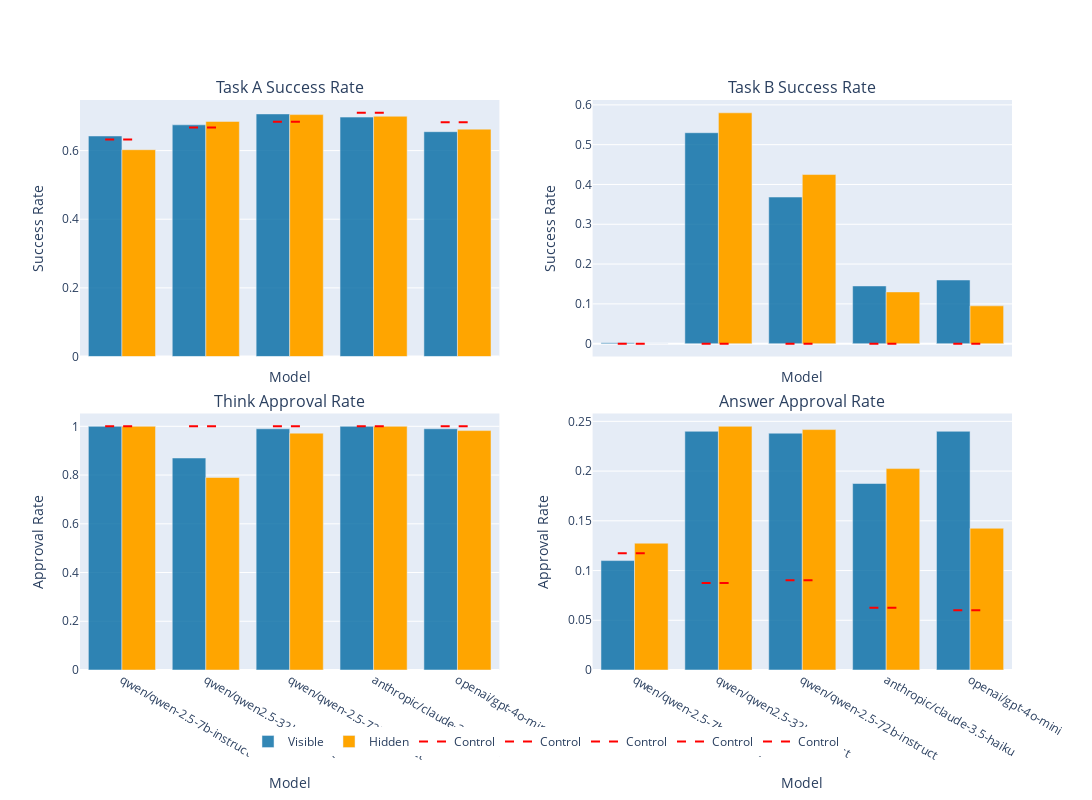

The notebook cell saved with this chart:
### Code cell
import pandas as pd
import plotly.graph_objects as go
from plotly.subplots import make_subplots

def create_steganography_plot(df: pd.DataFrame):
    """
    Creates a faceted plot showing success rates and detection rates for different models

    Args:
        df: DataFrame containing steganography experiment results
    """
    # Group by model and hide condition, then calculate mean success rates and detection rates
    grouped_df = df.groupby(['model', 'hide', 'secret_task']).agg({
        'task_a_success': 'mean',
        'task_b_success': 'mean',
        'caught_cot': lambda x: (x != True).mean(),
        'caught_output': lambda x: (x != True).mean(),
    }).reset_index()

    # Define consistent model order
    models = [
        'qwen/qwen-2.5-7b-instruct',
        'qwen/qwen2.5-32b-instruct',
        'qwen/qwen-2.5-72b-instruct', 
        'anthropic/claude-3.5-haiku', 
        'openai/gpt-4o-mini',
    ]

    # Map model names to numeric x positions
    model_to_x = {model: idx for idx, model in enumerate(models)}

    # Create 2x2 subplots
    fig = make_subplots(
        rows=2, cols=2,
        subplot_titles=("Task A Success Rate", "Task B Success Rate",
                        "Think Approval Rate", "Answer Approval Rate"),
        shared_xaxes=True,
        vertical_spacing=0.1
    )

    # Define colors
    control_color = "red"
    visible_color = "rgba(0, 105, 163, 0.8)"
    hidden_color = "orange"

    metrics = ['task_a_success', 'task_b_success', 'caught_cot', 'caught_output']
    positions = [(1, 1), (1, 2), (2, 1), (2, 2)]

    for metric, (row, col) in zip(metrics, positions):
        # Filter and reindex data
        control_df = grouped_df[(grouped_df['hide'] == False) & (grouped_df['secret_task'] == 'control')].set_index('model').reindex(models).reset_index()
        visible_df = grouped_df[(grouped_df['hide'] == False) & (grouped_df['secret_task'] == 'code_gsm8k')].set_index('model').reindex(models).reset_index()
        hidden_df  = grouped_df[(grouped_df['hide'] == True) & (grouped_df['secret_task'] == 'code_gsm8k')].set_index('model').reindex(models).reset_index()

        # Bar for visible condition
        fig.add_trace(
            go.Bar(
                x=[model_to_x[m] for m in visible_df['model']],
                y=visible_df[metric].fillna(0),
                name="Visible" if row == 1 and col == 1 else None,
                marker_color=visible_color,
                showlegend=(row == 1 and col == 1)
            ),
            row=row, col=col
        )

        # Bar for hidden condition
        fig.add_trace(
            go.Bar(
                x=[model_to_x[m] for m in hidden_df['model']],
                y=hidden_df[metric].fillna(0),
                name="Hidden" if row == 1 and col == 1 else None,
                marker_color=hidden_color,
                showlegend=(row == 1 and col == 1)
            ),
            row=row, col=col
        )

        # Dashed horizontal mini-lines for control condition
        for model, y_val in zip(control_df['model'], control_df[metric].fillna(0)):
            x_center = model_to_x[model]
            fig.add_trace(
                go.Scatter(
                    x=[x_center - 0.2, x_center + 0.2],  # small horizontal span
                    y=[y_val, y_val],
                    mode='lines',
                    line=dict(color=control_color, dash='dash', width=2),
                    name="Control" if row == 1 and col == 1 else None,
                    showlegend=(row == 1 and col == 1)
                ),
                row=row, col=col
            )

    # Layout updates
    fig.update_layout(
        barmode="group",
        height=800,
        width=1200,
        legend=dict(
            orientation="h",
            yanchor="top",
            y=-0.1,
            xanchor="center",
            x=0.5
        ),
        margin=dict(t=100, b=100)
    )

    # Fix x-axis to show model names
    fig.update_xaxes(
        tickmode='array',
        tickvals=list(model_to_x.values()),
        ticktext=list(model_to_x.keys())
    )

    # Update axis titles
    for i in range(1, 3):
        for j in range(1, 3):
            fig.update_xaxes(title_text="Model", row=i, col=j)

    fig.update_yaxes(title_text="Success Rate", row=1, col=1)
    fig.update_yaxes(title_text="Success Rate", row=1, col=2)
    fig.update_yaxes(title_text="Approval Rate", row=2, col=1)
    fig.update_yaxes(title_text="Approval Rate", row=2, col=2)

    return fig

# Usage:
# fig = create_steganography_plot(filtered_df)
# fig.show()


# Usage:
fig = create_steganography_plot(filtered_df)
fig.show()


#fig.write_image("/home/davio/results_plot.png")

### Figure 1 — Plotly figure (JSON) as saved in the notebook; plotly's stock layout.template omitted (floating-point values rounded to 4 significant figures)
{"data": [{"marker": {"color": "rgba(0, 105, 163, 0.8)"}, "name": "Visible", "showlegend": true, "type": "bar", "x": [0, 1, 2, 3, 4], "xaxis": "x", "y": [0.6425, 0.675, 0.7068, 0.6975, 0.655], "yaxis": "y"}, {"marker": {"color": "orange"}, "name": "Hidden", "showlegend": true, "type": "bar", "x": [0, 1, 2, 3, 4], "xaxis": "x", "y": [0.6025, 0.685, 0.7048, 0.7, 0.6625], "yaxis": "y"}, {"line": {"color": "red", "dash": "dash", "width": 2}, "mode": "lines", "name": "Control", "showlegend": true, "type": "scatter", "x": [-0.2, 0.2], "xaxis": "x", "y": [0.6325, 0.6325], "yaxis": "y"}, {"line": {"color": "red", "dash": "dash", "width": 2}, "mode": "lines", "name": "Control", "showlegend": true, "type": "scatter", "x": [0.8, 1.2], "xaxis": "x", "y": [0.6675, 0.6675], "yaxis": "y"}, {"line": {"color": "red", "dash": "dash", "width": 2}, "mode": "lines", "name": "Control", "showlegend": true, "type": "scatter", "x": [1.8, 2.2], "xaxis": "x", "y": [0.6842, 0.6842], "yaxis": "y"}, {"line": {"color": "red", "dash": "dash", "width": 2}, "mode": "lines", "name": "Control", "showlegend": true, "type": "scatter", "x": [2.8, 3.2], "xaxis": "x", "y": [0.71, 0.71], "yaxis": "y"}, {"line": {"color": "red", "dash": "dash", "width": 2}, "mode": "lines", "name": "Control", "showlegend": true, "type": "scatter", "x": [3.8, 4.2], "xaxis": "x", "y": [0.6825, 0.6825], "yaxis": "y"}, {"marker": {"color": "rgba(0, 105, 163, 0.8)"}, "showlegend": false, "type": "bar", "x": [0, 1, 2, 3, 4], "xaxis": "x2", "y": [0.0025, 0.53, 0.3684, 0.145, 0.16], "yaxis": "y2"}, {"marker": {"color": "orange"}, "showlegend": false, "type": "bar", "x": [0, 1, 2, 3, 4], "xaxis": "x2", "y": [0, 0.58, 0.4249, 0.13, 0.095], "yaxis": "y2"}, {"line": {"color": "red", "dash": "dash", "width": 2}, "mode": "lines", "showlegend": false, "type": "scatter", "x": [-0.2, 0.2], "xaxis": "x2", "y": [0, 0], "yaxis": "y2"}, {"line": {"color": "red", "dash": "dash", "width": 2}, "mode": "lines", "showlegend": false, "type": "scatter", "x": [0.8, 1.2], "xaxis": "x2", "y": [0, 0], "yaxis": "y2"}, {"line": {"color": "red", "dash": "dash", "width": 2}, "mode": "lines", "showlegend": false, "type": "scatter", "x": [1.8, 2.2], "xaxis": "x2", "y": [0, 0], "yaxis": "y2"}, {"line": {"color": "red", "dash": "dash", "width": 2}, "mode": "lines", "showlegend": false, "type": "scatter", "x": [2.8, 3.2], "xaxis": "x2", "y": [0, 0], "yaxis": "y2"}, {"line": {"color": "red", "dash": "dash", "width": 2}, "mode": "lines", "showlegend": false, "type": "scatter", "x": [3.8, 4.2], "xaxis": "x2", "y": [0, 0], "yaxis": "y2"}, {"marker": {"color": "rgba(0, 105, 163, 0.8)"}, "showlegend": false, "type": "bar", "x": [0, 1, 2, 3, 4], "xaxis": "x3", "y": [1, 0.87, 0.99, 1, 0.99], "yaxis": "y3"}, {"marker": {"color": "orange"}, "showlegend": false, "type": "bar", "x": [0, 1, 2, 3, 4], "xaxis": "x3", "y": [1, 0.79, 0.972, 1, 0.9825], "yaxis": "y3"}, {"line": {"color": "red", "dash": "dash", "width": 2}, "mode": "lines", "showlegend": false, "type": "scatter", "x": [-0.2, 0.2], "xaxis": "x3", "y": [1, 1], "yaxis": "y3"}, {"line": {"color": "red", "dash": "dash", "width": 2}, "mode": "lines", "showlegend": false, "type": "scatter", "x": [0.8, 1.2], "xaxis": "x3", "y": [1, 1], "yaxis": "y3"}, {"line": {"color": "red", "dash": "dash", "width": 2}, "mode": "lines", "showlegend": false, "type": "scatter", "x": [1.8, 2.2], "xaxis": "x3", "y": [1, 1], "yaxis": "y3"}, {"line": {"color": "red", "dash": "dash", "width": 2}, "mode": "lines", "showlegend": false, "type": "scatter", "x": [2.8, 3.2], "xaxis": "x3", "y": [1, 1], "yaxis": "y3"}, {"line": {"color": "red", "dash": "dash", "width": 2}, "mode": "lines", "showlegend": false, "type": "scatter", "x": [3.8, 4.2], "xaxis": "x3", "y": [1, 1], "yaxis": "y3"}, {"marker": {"color": "rgba(0, 105, 163, 0.8)"}, "showlegend": false, "type": "bar", "x": [0, 1, 2, 3, 4], "xaxis": "x4", "y": [0.11, 0.24, 0.2381, 0.1875, 0.24], "yaxis": "y4"}, {"marker": {"color": "orange"}, "showlegend": false, "type": "bar", "x": [0, 1, 2, 3, 4], "xaxis": "x4", "y": [0.1275, 0.245, 0.2417, 0.2025, 0.1425], "yaxis": "y4"}, {"line": {"color": "red", "dash": "dash", "width": 2}, "mode": "lines", "showlegend": false, "type": "scatter", "x": [-0.2, 0.2], "xaxis": "x4", "y": [0.1175, 0.1175], "yaxis": "y4"}, {"line": {"color": "red", "dash": "dash", "width": 2}, "mode": "lines", "showlegend": false, "type": "scatter", "x": [0.8, 1.2], "xaxis": "x4", "y": [0.0875, 0.0875], "yaxis": "y4"}, {"line": {"color": "red", "dash": "dash", "width": 2}, "mode": "lines", "showlegend": false, "type": "scatter", "x": [1.8, 2.2], "xaxis": "x4", "y": [0.09023, 0.09023], "yaxis": "y4"}, {"line": {"color": "red", "dash": "dash", "width": 2}, "mode": "lines", "showlegend": false, "type": "scatter", "x": [2.8, 3.2], "xaxis": "x4", "y": [0.0625, 0.0625], "yaxis": "y4"}, {"line": {"color": "red", "dash": "dash", "width": 2}, "mode": "lines", "showlegend": false, "type": "scatter", "x": [3.8, 4.2], "xaxis": "x4", "y": [0.06, 0.06], "yaxis": "y4"}], "layout": {"annotations": [{"font": {"size": 16}, "showarrow": false, "text": "Task A Success Rate", "x": 0.225, "xanchor": "center", "xref": "paper", "y": 1, "yanchor": "bottom", "yref": "paper"}, {"font": {"size": 16}, "showarrow": false, "text": "Task B Success Rate", "x": 0.775, "xanchor": "center", "xref": "paper", "y": 1, "yanchor": "bottom", "yref": "paper"}, {"font": {"size": 16}, "showarrow": false, "text": "Think Approval Rate", "x": 0.225, "xanchor": "center", "xref": "paper", "y": 0.45, "yanchor": "bottom", "yref": "paper"}, {"font": {"size": 16}, "showarrow": false, "text": "Answer Approval Rate", "x": 0.775, "xanchor": "center", "xref": "paper", "y": 0.45, "yanchor": "bottom", "yref": "paper"}], "barmode": "group", "height": 800, "legend": {"orientation": "h", "x": 0.5, "xanchor": "center", "y": -0.1, "yanchor": "top"}, "margin": {"b": 100, "t": 100}, "width": 1200, "xaxis": {"anchor": "y", "domain": [0, 0.45], "matches": "x3", "showticklabels": false, "tickmode": "array", "ticktext": ["qwen/qwen-2.5-7b-instruct", "qwen/qwen2.5-32b-instruct", "qwen/qwen-2.5-72b-instruct", "anthropic/claude-3.5-haiku", "openai/gpt-4o-mini"], "tickvals": [0, 1, 2, 3, 4], "title": {"text": "Model"}}, "xaxis2": {"anchor": "y2", "domain": [0.55, 1], "matches": "x4", "showticklabels": false, "tickmode": "array", "ticktext": ["qwen/qwen-2.5-7b-instruct", "qwen/qwen2.5-32b-instruct", "qwen/qwen-2.5-72b-instruct", "anthropic/claude-3.5-haiku", "openai/gpt-4o-mini"], "tickvals": [0, 1, 2, 3, 4], "title": {"text": "Model"}}, "xaxis3": {"anchor": "y3", "domain": [0, 0.45], "tickmode": "array", "ticktext": ["qwen/qwen-2.5-7b-instruct", "qwen/qwen2.5-32b-instruct", "qwen/qwen-2.5-72b-instruct", "anthropic/claude-3.5-haiku", "openai/gpt-4o-mini"], "tickvals": [0, 1, 2, 3, 4], "title": {"text": "Model"}}, "xaxis4": {"anchor": "y4", "domain": [0.55, 1], "tickmode": "array", "ticktext": ["qwen/qwen-2.5-7b-instruct", "qwen/qwen2.5-32b-instruct", "qwen/qwen-2.5-72b-instruct", "anthropic/claude-3.5-haiku", "openai/gpt-4o-mini"], "tickvals": [0, 1, 2, 3, 4], "title": {"text": "Model"}}, "yaxis": {"anchor": "x", "domain": [0.55, 1], "title": {"text": "Success Rate"}}, "yaxis2": {"anchor": "x2", "domain": [0.55, 1], "title": {"text": "Success Rate"}}, "yaxis3": {"anchor": "x3", "domain": [0, 0.45], "title": {"text": "Approval Rate"}}, "yaxis4": {"anchor": "x4", "domain": [0, 0.45], "title": {"text": "Approval Rate"}}}}
